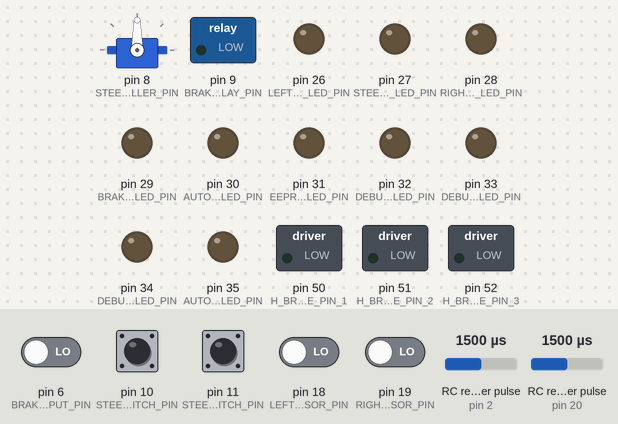
Bench run of a sketch on a simulated Arduino Mega 2560, built with avr-gcc and run on an emulated ATmega2560. Shown: servo, switched loads named in the sketch (green lamp = pin HIGH), output pins drawn as LEDs (lit = HIGH). Wiring (inferred from the names in the program): 2 × RC receiver channel: data pin 2 / data pin 20. The test bench sets the inputs (shaded band); at power-on: pin 10 (STEERING_LEFT_LIMIT_SWITCH_PIN), pin 11 (STEERING_RIGHT_LIMIT_SWITCH_PIN) HIGH, pin 6 (BRAKE_INPUT_PIN), pin 18 (LEFT_HALL_SENSOR_PIN), pin 19 (RIGHT_HALL_SENSOR_PIN) LOW, RC receiver pulse (sensors on pin 20, pin 2) 1500 µs. What the sketch prints to the serial monitor is not drawn.

Above: at 0.01 s.
At 1.2 s:
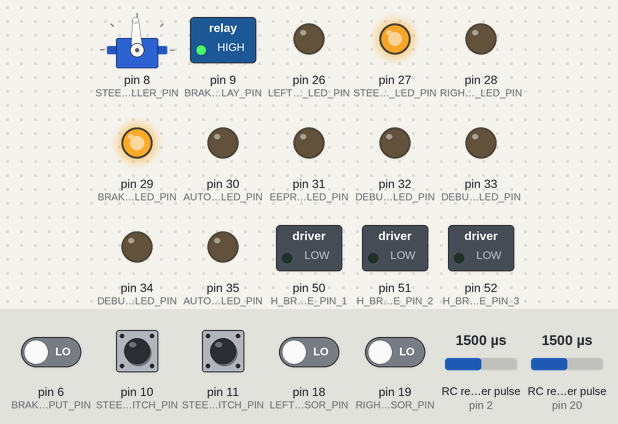
1.3 s: RC receiver pulse (sensor on pin 20) set to 1020 µs
At 2.3 s:
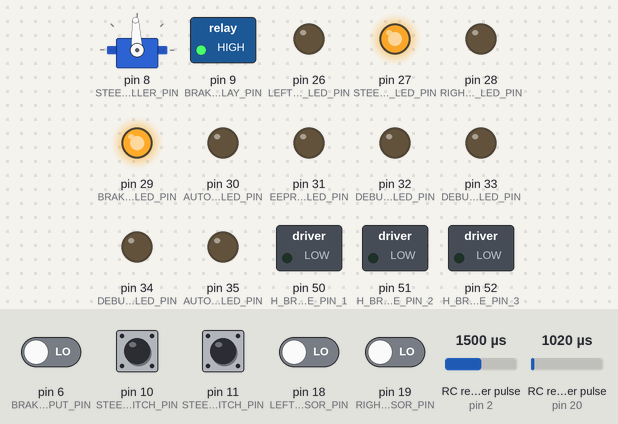
Timing chart, 0 to 4.3 s (numbered marks = the images above; inputs shaded):
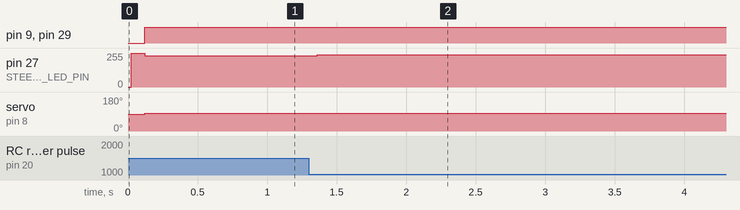

Measured:
- after the input at 1.3 s, pin 27 (STEER_LIMIT_SWITCHES_LED_PIN): 236/255 → 242/255 after 0.06 s

The sketch:

TestBench.ino
```cpp
#pragma GCC diagnostic ignored "-Wignored-qualifiers"
#include <Servo.h>
#include <EEPROM.h>

// DIGITAL PINS
static const unsigned int   YAW_INPUT_PIN                           = 2;
static const unsigned int   RECALIBRATE_INPUT_PIN                   = 5;
static const unsigned int   BRAKE_INPUT_PIN                         = 6;
static const unsigned int   MASTER_ENABLE_INPUT_PIN                 = 7;

static const unsigned int   STEERING_SPEED_CONTROLLER_PIN           = 8;
static const unsigned int   BRAKE_MAGNET_RELAY_PIN                  = 9;
static const unsigned int   STEERING_LEFT_LIMIT_SWITCH_PIN          = 10;
static const unsigned int   STEERING_RIGHT_LIMIT_SWITCH_PIN         = 11;

static const unsigned int   LEFT_HALL_SENSOR_PIN                    = 18;   // Must be a board interrupt pin
static const unsigned int   RIGHT_HALL_SENSOR_PIN                   = 19;   // Must be a board interrupt pin
static const unsigned int   STEERING_LIMIT_SWITCHES_INTERRUPT_PIN   = 20;   // Must be a board interrupt pin

static const unsigned int   LEFT_HALL_SENSOR_LED_PIN                = 26;
static const unsigned int   STEER_LIMIT_SWITCHES_LED_PIN            = 27;
static const unsigned int   RIGHT_HALL_SENSOR_LED_PIN               = 28;
static const unsigned int   BRAKE_MAGNET_RELAY_LED_PIN              = 29;
static const unsigned int   AUTONOMOUS_READY_LED_PIN                = 30;
static const unsigned int   EEPROM_RW_LED_PIN                       = 31;
static const unsigned int   DEBUG_OUTPUT_7_LED_PIN                  = 32;
static const unsigned int   DEBUG_OUTPUT_8_LED_PIN                  = 33;
static const unsigned int   DEBUG_OUTPUT_9_LED_PIN                  = 34;
static const unsigned int   AUTONOMOUS_EXECUTING_LED_PIN            = 35;

static const unsigned int   DEBUG_OUTPUT_LEDS_START_PIN             = LEFT_HALL_SENSOR_LED_PIN;
static const unsigned int   DEBUG_OUTPUT_LEDS_END_PIN               = AUTONOMOUS_EXECUTING_LED_PIN;

static const unsigned int   AUTONOMOUS_SWITCH_PIN                   = 44;
static const unsigned int   SERIAL_TRANSMIT_SWITCH_PIN              = 45;
static const unsigned int   SWITCH_3_RESERVED                       = 46;
static const unsigned int   SWITCH_4_RESERVED                       = 47;

static const unsigned int   H_BRIDGE_PIN_1                          = 50;
static const unsigned int   H_BRIDGE_PIN_2                          = 51;
static const unsigned int   H_BRIDGE_PIN_3                          = 52;
static const unsigned int   H_BRIDGE_PIN_4                          = 53;

// ANALOG PINS
static const unsigned int   FRONT_AXLE_POTENTIOMETER_PIN            = 0;

// SERVOS
Servo steeringServo;

// FORWARD DECLARATIONS
void ManualControl();
void LeftHallIsr();
void RightHallIsr();
void SteeringLimitIsr();
void BrakeLimitIsr();
void SerialTest();
void ControllerInputTest();
void SpeedControllerTest();
void BrakeRelayTest();
void LimitSwitchTest();
void SwitchesTest();
void LedTest();
void PotentiometerTest();
void HBridgeTest();
void EepromTest();

void setup()
{
  // controller inputs
  // 2 = yaw, 6 = brake, 7 = master enable
  for (unsigned int i = YAW_INPUT_PIN; i <= MASTER_ENABLE_INPUT_PIN; i++)
  {
    pinMode(i, INPUT);
  }

  // speed controllers
  steeringServo.attach(STEERING_SPEED_CONTROLLER_PIN);

  // limit switch wiring test
  pinMode(STEERING_LEFT_LIMIT_SWITCH_PIN, INPUT_PULLUP);
  pinMode(STEERING_RIGHT_LIMIT_SWITCH_PIN, INPUT_PULLUP);
  pinMode(BRAKE_MAGNET_RELAY_PIN, OUTPUT);

  // connect ISR for limit switches
  pinMode(STEERING_LIMIT_SWITCHES_INTERRUPT_PIN, INPUT_PULLUP);
  attachInterrupt(digitalPinToInterrupt(STEERING_LIMIT_SWITCHES_INTERRUPT_PIN), SteeringLimitIsr, CHANGE);

  // connect ISRs for hall sensors
  attachInterrupt(digitalPinToInterrupt(LEFT_HALL_SENSOR_PIN), LeftHallIsr, CHANGE);
  attachInterrupt(digitalPinToInterrupt(RIGHT_HALL_SENSOR_PIN), RightHallIsr, CHANGE);

  // debug outputs
  for (unsigned int i = DEBUG_OUTPUT_LEDS_START_PIN; i <= DEBUG_OUTPUT_LEDS_END_PIN; i++)
  {
    pinMode(i, OUTPUT);
    digitalWrite(i, LOW);
  }

  // switches test
  pinMode(AUTONOMOUS_SWITCH_PIN, INPUT_PULLUP);
  pinMode(SERIAL_TRANSMIT_SWITCH_PIN, INPUT_PULLUP);
  pinMode(SWITCH_3_RESERVED, INPUT_PULLUP);
  pinMode(SWITCH_4_RESERVED, INPUT_PULLUP);

  // h-bridge outputs
  pinMode(H_BRIDGE_PIN_1, OUTPUT);
  pinMode(H_BRIDGE_PIN_2, OUTPUT);
  pinMode(H_BRIDGE_PIN_3, OUTPUT);
  pinMode(H_BRIDGE_PIN_4, OUTPUT);

  Serial.begin(115200);
  Serial2.begin(115200);
  Serial3.begin(115200);

  Serial.println("Testbench");
}

void loop()
{
  ManualControl();
  //SerialTest();
  //ControllerInputTest();
  //SpeedControllerTest();
  //BrakeRelayTest();
  //LimitSwitchTest();
  //SwitchesTest();
  //LedTest();
  //PotentiometerTest();
  //HBridgeTest();
  //EepromTest();
}

void ManualControl()
{
  // Yaw input is roughly 1000 -> 2000, so it can be directly used in writeMicroseconds
  int yawInput = pulseIn(YAW_INPUT_PIN, HIGH, 100000);
  int brakeInput = pulseIn(BRAKE_INPUT_PIN, HIGH, 100000);
  int left = digitalRead(STEERING_LEFT_LIMIT_SWITCH_PIN);
  int right = digitalRead(STEERING_RIGHT_LIMIT_SWITCH_PIN);

  if (brakeInput < 1350)
  {
    digitalWrite(BRAKE_MAGNET_RELAY_PIN, HIGH);
    digitalWrite(BRAKE_MAGNET_RELAY_LED_PIN, HIGH);
  }
  else
  {
    digitalWrite(BRAKE_MAGNET_RELAY_PIN, LOW);
    digitalWrite(BRAKE_MAGNET_RELAY_LED_PIN, LOW);
  }

  // Controller is off, just return
  if (yawInput == 0)
  {
    return;
  }

  // Use some default minimum thresholds of 1425 and 1575
  if ((yawInput < 1425) && (left != 1))
  {
    //Serial.println("L");
    steeringServo.writeMicroseconds(yawInput);
  }
  else if ((yawInput > 1575) && (right != 1))
  {
    //Serial.println("R");
    steeringServo.writeMicroseconds(yawInput);
  }
  else
  {
    // Off
    //Serial.println("OFF");
    steeringServo.writeMicroseconds(1500);
  }
}

void LeftHallIsr()
{
  // get pin status to determine if rising or falling edge
  int interruptEdge = digitalRead(LEFT_HALL_SENSOR_PIN);

  // debug LED on
  digitalWrite(LEFT_HALL_SENSOR_LED_PIN, !interruptEdge);
}

void RightHallIsr()
{
  // get pin status to determine if rising or falling edge
  int interruptEdge = digitalRead(RIGHT_HALL_SENSOR_PIN);

  // debug LED on
  digitalWrite(RIGHT_HALL_SENSOR_LED_PIN, !interruptEdge);
}

void SteeringLimitIsr()
{
  // reverse the LED logic since this is falling edge
  int ledState = (digitalRead(STEERING_LIMIT_SWITCHES_INTERRUPT_PIN) == 1) ? LOW : HIGH;
  digitalWrite(STEER_LIMIT_SWITCHES_LED_PIN, ledState);
}

void SerialTest()
{
  struct SerialData
  {
    int32_t steerMotorSpeed;
    int32_t brakeApplied;
    int32_t leftHallVal;
    int32_t rightHallVal;
    int32_t leftHallCount;
    int32_t rightHallCount;
    int32_t leftLimit;
    int32_t rightLimit;
    int32_t potentiometer;
    int32_t inAuto;
  };

  //static SerialData serialData = {95,1,12345,-7,2,-18,3,0,-58,987};
  //static SerialData serialData = {64,65,66,67,68,69,70,71,72,73};
  //static SerialData serialData = {255,0,255,0,255,0,255,0,255,0};
  static SerialData serialData = {0,0,0,1,3,3,1,0,340,0};
  //byte * pData = reinterpret_cast<byte*>(&serialData);

  if (Serial3.available())
  {
    String s = Serial3.readString();
    if (s == "pi")
    {
      Serial.println("Got pi.");
    }
    else
    {
      Serial.print("Not pi: ");
      Serial.println(s);
      return;
    }
  }
  else
  {
    return;
  }

  static int x = 0;
  Serial.print("SerialTest: ");
  Serial.println(++x);

  Serial3.println("SBDC");
  Serial3.println(serialData.steerMotorSpeed);
  Serial3.println(serialData.brakeApplied);
  Serial3.println(serialData.leftHallVal);
  Serial3.println(serialData.rightHallVal);
  Serial3.println(serialData.leftHallCount);
  Serial3.println(serialData.rightHallCount);
  Serial3.println(serialData.leftLimit);
  Serial3.println(serialData.rightLimit);
  Serial3.println(serialData.potentiometer);
  Serial3.println(serialData.inAuto);

  if (serialData.steerMotorSpeed >= 0)
  {
    serialData.steerMotorSpeed += 5;
    if (serialData.steerMotorSpeed == 100)
    {
      serialData.steerMotorSpeed = -5;
    }
  }
  else
  {
    serialData.steerMotorSpeed -= 5;
    if (serialData.steerMotorSpeed == -100)
    {
      serialData.steerMotorSpeed = 0;
    }
  }

  serialData.brakeApplied = !static_cast<bool>(serialData.brakeApplied);
  serialData.leftHallVal = !static_cast<bool>(serialData.leftHallVal);
  serialData.rightHallVal = !static_cast<bool>(serialData.rightHallVal);

  serialData.leftHallCount++;
  serialData.rightHallCount++;

  switch (serialData.potentiometer)
  {
    case 340:
    {
      serialData.potentiometer = 325;
      break;
    }
    case 325:
    {
      serialData.potentiometer = 355;
      break;
    }
    case 355:
    default:
    {
      serialData.potentiometer = 340;
      break;
    }
  }

  serialData.inAuto = !static_cast<bool>(serialData.inAuto);

  /*
  // This prints raw data with a byte pointer
  for (size_t x = 0; x < sizeof(SerialData); x++)
  {
    Serial.print(*pData, HEX);
    Serial.print(" ");
    Serial3.write(*pData++);
  }
  Serial3.println();
  */

  // Display any data that Serial3 receives
  while (Serial2.available())
  {
    Serial.print(Serial2.read());
  }

  Serial.println();
  //delay(1000);
}

void ControllerInputTest()
{
  int yawInput = pulseIn(YAW_INPUT_PIN, HIGH, 100000);
  int recalibrateInput = pulseIn(RECALIBRATE_INPUT_PIN, HIGH, 100000);
  int brakeInput = pulseIn(BRAKE_INPUT_PIN, HIGH, 100000);
  int emergencyStopInput = pulseIn(MASTER_ENABLE_INPUT_PIN, HIGH, 100000);

  Serial.println("Yaw, Recalibrate, Brake, E-Stop");
  Serial.print(yawInput);
  Serial.print(", ");
  Serial.print(recalibrateInput);
  Serial.print(", ");
  Serial.print(brakeInput);
  Serial.print(", ");
  Serial.println(emergencyStopInput);
  delay(1000);
}

void SpeedControllerTest()
{
  // 1000us = full reverse
  // 1500us = neutral
  // 2000us = full forward
  const int PWM_SCALE_FACTOR = 5;
  const int PWM_BASE_VALUE = 1500;

/*
  bool bStart = false;
  while (!bStart)
  {
    int value = 0;
    if (Serial.available())
    {
      value = Serial.parseInt();
      Serial.print("Got value: ");
      Serial.println(value);
    }

    if (value == 1500)
    {
      Serial.println("Starting...");
      bStart = true;
    }
  }
*/

  Serial.println(1750);
  steeringServo.writeMicroseconds(1750);
  delay(1500);
  Serial.println(2000);
  steeringServo.writeMicroseconds(2000);
  delay(1500);
  Serial.println(1500);
  steeringServo.writeMicroseconds(1500);
  delay(1500);
  Serial.println(1250);
  steeringServo.writeMicroseconds(1250);
  delay(1500);
  Serial.println(1000);
  steeringServo.writeMicroseconds(1000);
  delay(1500);
  Serial.println(1500);
  steeringServo.writeMicroseconds(1500);
  delay(1500);
  return;

  // ramp up from neutral to full forward
  for (int value = 0; value <= 100; value++)
  {
    steeringServo.writeMicroseconds((value * PWM_SCALE_FACTOR) + PWM_BASE_VALUE);
    delay(100);
  }

  // motor off
  steeringServo.writeMicroseconds(1500);
  delay(1500);

  // ramp down from neutral to full reverse
  for (int value = 0; value >= -100; value--)
  {
    steeringServo.writeMicroseconds((value * PWM_SCALE_FACTOR) + PWM_BASE_VALUE);
    delay(100);
  }
  return;
}

void BrakeRelayTest()
{
  Serial.println("Relay on.");
  digitalWrite(BRAKE_MAGNET_RELAY_PIN, HIGH);
  digitalWrite(BRAKE_MAGNET_RELAY_LED_PIN, HIGH);
  delay(3000);
  Serial.println("Relay off.");
  digitalWrite(BRAKE_MAGNET_RELAY_PIN, LOW);
  digitalWrite(BRAKE_MAGNET_RELAY_LED_PIN, LOW);
  delay(3000);
}

void LimitSwitchTest()
{
  int left = digitalRead(STEERING_LEFT_LIMIT_SWITCH_PIN);
  int right = digitalRead(STEERING_RIGHT_LIMIT_SWITCH_PIN);
  Serial.print(left);
  Serial.print(", ");
  Serial.println(right);
  delay(500);
}

void SwitchesTest()
{
  int autoSwitch = digitalRead(AUTONOMOUS_SWITCH_PIN);
  digitalWrite(AUTONOMOUS_READY_LED_PIN, autoSwitch);
  Serial.print("Auto switch: ");
  Serial.println(autoSwitch);
  int serialTransmitSwitch = digitalRead(SERIAL_TRANSMIT_SWITCH_PIN);
  digitalWrite(EEPROM_RW_LED_PIN, serialTransmitSwitch);
  Serial.print("Serial switch: ");
  Serial.println(serialTransmitSwitch);
  int switch3 = digitalRead(SWITCH_3_RESERVED);
  digitalWrite(LEFT_HALL_SENSOR_LED_PIN, switch3);
  Serial.print("Switch 3: ");
  Serial.println(switch3);
  int switch4 = digitalRead(SWITCH_4_RESERVED);
  digitalWrite(RIGHT_HALL_SENSOR_LED_PIN, switch4);
  Serial.print("Switch 4: ");
  Serial.println(switch4);
  Serial.println();
  delay(500);
}

void LedTest()
{
  for (unsigned int i = DEBUG_OUTPUT_LEDS_START_PIN; i <= DEBUG_OUTPUT_LEDS_END_PIN; i++)
  {
    // First turn them on
    digitalWrite(i, HIGH);
    delay(500);
  }

  for (unsigned int i = DEBUG_OUTPUT_LEDS_START_PIN; i <= DEBUG_OUTPUT_LEDS_END_PIN; i++)
  {
    // Then turn them off
    digitalWrite(i, LOW);
    delay(500);
  }
}

void PotentiometerTest()
{
  // Keyes KY-040 Rotary Encoder
  int pot = analogRead(FRONT_AXLE_POTENTIOMETER_PIN);
  Serial.println(pot);
  delay(500);
}

void HBridgeTest()
{
  // put your main code here, to run repeatedly:

  /*
  while (true)
  {
    analogWrite(H_BRIDGE_PIN_1, 255);
    analogWrite(H_BRIDGE_PIN_2, 255);
    analogWrite(H_BRIDGE_PIN_3, 255);
    analogWrite(H_BRIDGE_PIN_4, 255);
  }
  */

  for (int i = 0; i <= 255; i++)
  {
    //analogWrite(H_BRIDGE_PIN_1, i);
    analogWrite(H_BRIDGE_PIN_2, i);
    //analogWrite(H_BRIDGE_PIN_3, i);
    //analogWrite(H_BRIDGE_PIN_4, i);
    delay(100);
  }

  delay(3000);

  for (int i = 255; i >= 0; i--)
  {
    //analogWrite(H_BRIDGE_PIN_1, i);
    analogWrite(H_BRIDGE_PIN_2, i);
    //analogWrite(H_BRIDGE_PIN_3, i);
    //analogWrite(H_BRIDGE_PIN_4, i);
    delay(100);
  }
}

void EepromTest()
{
  if (Serial.available())
  {
    switch (Serial.read())
    {
      case 'w':
      {
        // Empirical measurement, writing all of EEPROM takes 14 seconds

        unsigned long writeStartTime = millis();

        for (size_t i = 0; i < EEPROM.length(); i++)
        {
          EEPROM.write(i, i);
        }

        unsigned long writeEndTime = millis();

        Serial.print("Write start time: ");
        Serial.println(writeStartTime);
        Serial.print("Write end time: ");
        Serial.println(writeEndTime);
        Serial.print("Write time: ");
        Serial.println(writeEndTime - writeStartTime);
        Serial.println();
        Serial.println();

        break;
      }
      case 'r':
      {
        // Empirical measurement, reading all of EEPROM takes 10 milliseconds
        Serial.println("Enter offset (512B chunks).");
        while (!Serial.available())
        {
        }

        int offset = Serial.read() - '0';
        if (offset >= 8)
        {
          Serial.println("Invalid EEPROM offset.");
          break;
        }
        Serial.print("Reading from 512B offset: ");
        Serial.println(offset);

        unsigned long readStartTime = millis();

        // EEPROM on Mega is 4kB, => chunk it into 8 x 512B for displaying
        const size_t EEPROM_CHUNK_SIZE = EEPROM.length() / 8;
        byte data[EEPROM_CHUNK_SIZE];
        for (size_t i = 0; i < EEPROM_CHUNK_SIZE; i++)
        {
          data[i] = EEPROM.read(i + (offset * EEPROM_CHUNK_SIZE));
        }

        unsigned long readEndTime = millis();

        for (size_t i = 0; i < EEPROM_CHUNK_SIZE; i++)
        {
          Serial.print("Address ");
          Serial.print(i + (offset * EEPROM_CHUNK_SIZE), HEX);
          Serial.print(": ");
          Serial.println(data[i]);
        }

        Serial.println();
        Serial.print("Read start time: ");
        Serial.println(readStartTime);
        Serial.print("Read end time: ");
        Serial.println(readEndTime);
        Serial.print("Read time: ");
        Serial.println(readEndTime - readStartTime);
        Serial.println();
        Serial.println();

        break;
      }
      default:
      {
        break;
      }
    }
  }
}
```
